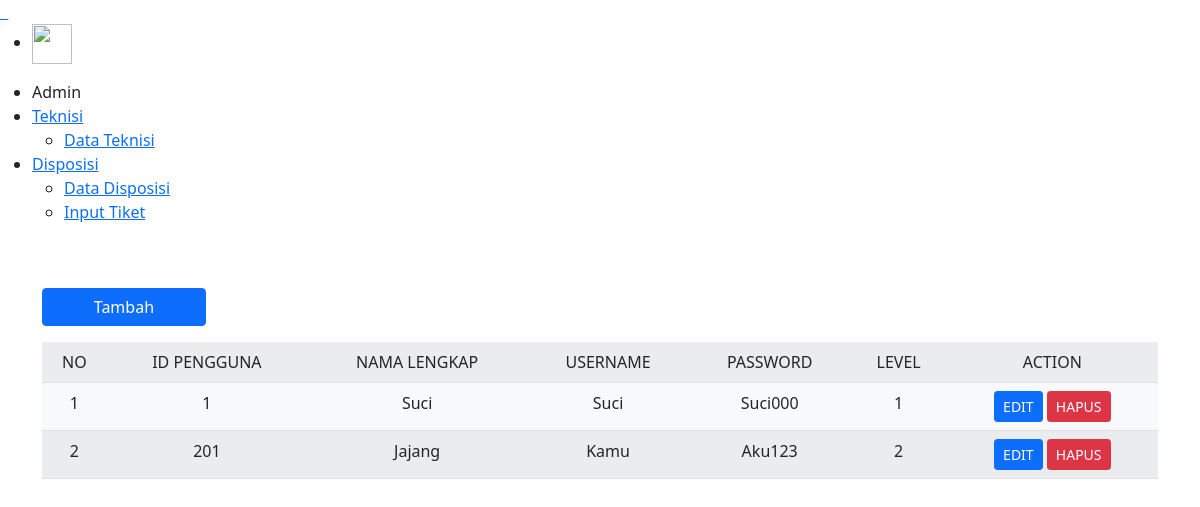
/pengguna/pengguna.php (signed in), run on an earlier commit of the app's database.
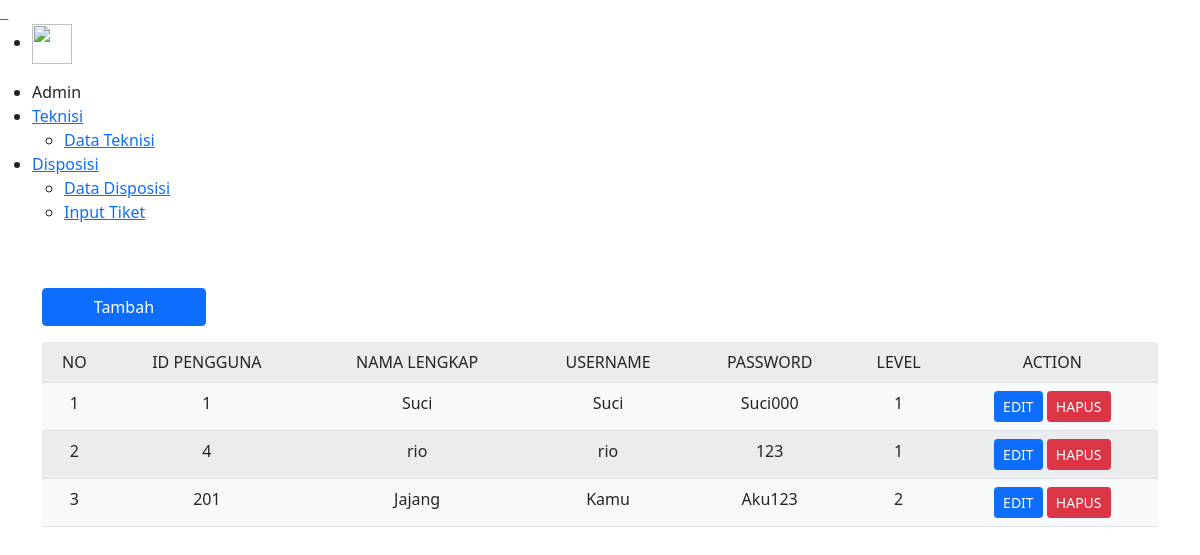
And on a later commit of the database.
### tables this page shows
CREATE TABLE `tb_pengguna` (
  `idpengguna` int(20) NOT NULL,
  `nama` varchar(50) NOT NULL,
  `username` varchar(50) NOT NULL,
  `password` varchar(50) NOT NULL,
  `level` int(1) NOT NULL
);

### pengguna/pengguna.php (the view, shortened to what this page needs)
<!DOCTYPE html>
<html>
<head>
	<link href="https://cdn.jsdelivr.net/npm/bootstrap@5.0.2/dist/css/bootstrap.min.css" rel="stylesheet"
>
</head>
<body>
	<?php include "../navbar.php"; ?>
	<main class="my-5 ">
		<div class="container">
			<div class="row mb-2">
				<div class="col-sm-6 align-self-start">
					<a href="form_pengguna.php" class="btn btn-primary my-3 " style="width: 30%;">Tambah</a>
				</div>
				<div class="col-sm-12">
					<table id="myTable" class="table table-striped text-center bg-light display" style="border: 1;padding: 10px;">
						<tr>
							<td>NO</td>
							<td>ID PENGGUNA</td>
							<td>NAMA LENGKAP</td>
							<td>USERNAME</td>
							<td>PASSWORD</td>
							<td>LEVEL</td>
							<td>ACTION</td>
						</tr>
						<?php
						$conn = open_connection();
						$query = "SELECT idpengguna, nama, username, password, level FROM tb_pengguna";
						$hasil = mysqli_query($conn, $query);
						$i = 1;
						while ($row = mysqli_fetch_assoc($hasil)) {
							echo "<tr>";
							echo "<td>" . $i++ . "</td>";
							echo "<td>$row[idpengguna]</td>";
							echo "<td>$row[nama]</td>";
							echo "<td>$row[username]</td>";
							echo "<td>$row[password]</td>";
							echo "<td>$row[level]</td>";
							echo "<td><a class='btn btn-primary btn-sm' href='form_pengguna_edit.php?idpengguna=$row[idpengguna]'>EDIT</a>
		  <a class='btn btn-danger btn-sm' href='action_hapus_datapengguna.php?idpengguna=$row[idpengguna]'>HAPUS</a></td>";
							echo "</tr>";
						}
						?>
					</table>
				</div>
			</div>
	</main>
</body>
</html>

What changed in the data, as far as the page shows it:
added tb_pengguna: idpengguna "4", nama "rio", username "rio", password "123", level "1"
